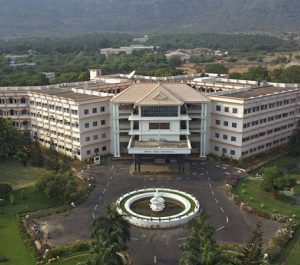
#> input picture THINGS_FROM_SCRATCH/CONV2D/AmritaCoimbattore.jpg, 300 x 265 px, found by its file name
$ python conv2d_form_scratch.py
#> lines starting #> are read from the running program, lines starting #| are printed output that depends on the picture
import cv2
import matplotlib.pyplot as plt


def conv2d(input, filter):
    input_height, input_width = len(input), len(input[0])
    filter_height, filter_width = len(filter), len(filter[0])

    output_height = input_height - filter_height + 1
    output_width = input_width - filter_width + 1

    output = [[0] * output_width for _ in range(output_height)]

    for i in range(output_height):
        for j in range(output_width):
            for k in range(filter_height):
                for l in range(filter_width):
                    output[i][j] += input[i + k][j + l] * filter[k][l]

    return output


# Test the function
image_path = "/home/adithyahegdekota/Documents/GitHub/PaperReplica/THINGS_FROM_SCRATCH/AmritaCoimbattore.jpg"
image = cv2.imread(image_path, cv2.IMREAD_GRAYSCALE)
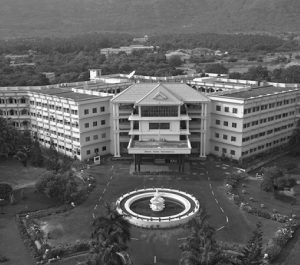
#> image: shape (265, 300); min 11, max 255, mean 97.5

# Define the filter
filter = [[1, 0], [0, 1]]

# Apply the convolution
output = conv2d(image, filter)
#> in conv2d, `input_height, input_width = len(input), len(input[0])`: input_height = 265; input_width = 300
#> in conv2d, `output_height = input_height - filter_height + 1`: output_height = 264
#> in conv2d, `output_width = input_width - filter_width + 1`: output_width = 299
#> in conv2d, `output = [[0] * output_width for _ in range(output_height)]`: output = 264 items
#> output = 264 items

# Plot the output
plt.imshow(output, cmap="gray")
plt.show()
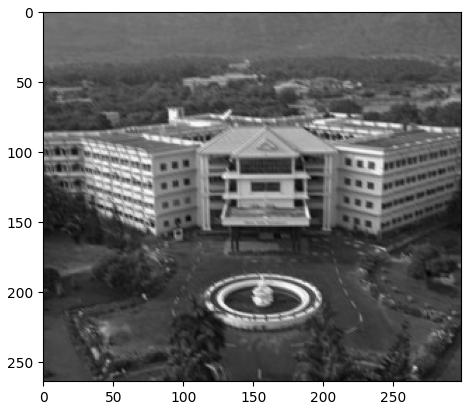
#> figure drawn by matplotlib, 1 panel
